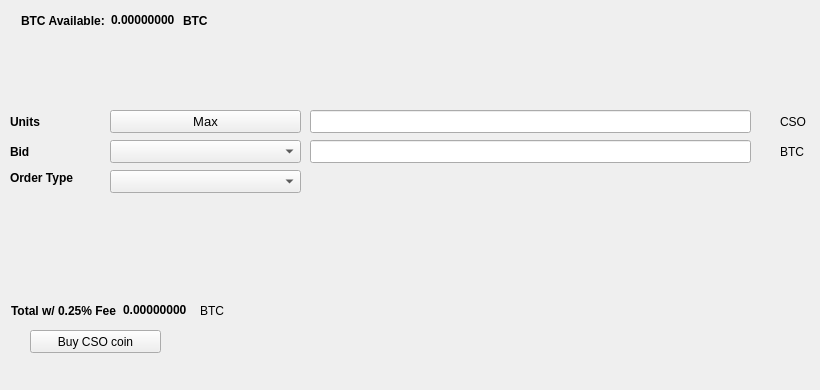
   <widget class="QWidget" name="BuyTab">
    <attribute name="title">
     <string>Buy</string>
    </attribute>
    <widget class="QPushButton" name="Buycsocoin">
     <property name="geometry">
      <rect>
       <x>30</x>
       <y>330</y>
       <width>131</width>
       <height>23</height>
      </rect>
     </property>
     <property name="text">
      <string>Buy CSO coin</string>
     </property>
     <property name="icon">
      <iconset resource="../csocoin.qrc">
       <normaloff>:/icons/bitcoin</normaloff>:/icons/bitcoin</iconset>
     </property>
    </widget>
    <widget class="QLabel" name="label_3">
     <property name="geometry">
      <rect>
       <x>10</x>
       <y>110</y>
       <width>46</width>
       <height>23</height>
      </rect>
     </property>
     <property name="font">
      <font>
       <weight>75</weight>
       <bold>true</bold>
      </font>
     </property>
     <property name="text">
      <string>Units</string>
     </property>
    </widget>
    <widget class="QLineEdit" name="UnitsInput">
     <property name="geometry">
      <rect>
       <x>310</x>
       <y>110</y>
       <width>441</width>
       <height>23</height>
      </rect>
     </property>
     <property name="font">
      <font>
       <pointsize>9</pointsize>
       <weight>75</weight>
       <bold>true</bold>
      </font>
     </property>
    </widget>
    <widget class="QLineEdit" name="BuyBidPriceEdit">
     <property name="geometry">
      <rect>
       <x>310</x>
       <y>140</y>
       <width>441</width>
       <height>23</height>
      </rect>
     </property>
     <property name="font">
      <font>
       <pointsize>9</pointsize>
       <weight>75</weight>
       <bold>true</bold>
      </font>
     </property>
    </widget>
    <widget class="QLabel" name="label_4">
     <property name="geometry">
      <rect>
       <x>780</x>
       <y>110</y>
       <width>31</width>
       <height>23</height>
      </rect>
     </property>
     <property name="text">
      <string>CSO</string>
     </property>
    </widget>
    <widget class="QLabel" name="label_5">
     <property name="geometry">
      <rect>
       <x>780</x>
       <y>140</y>
       <width>31</width>
       <height>23</height>
      </rect>
     </property>
     <property name="text">
      <string>BTC</string>
     </property>
    </widget>
    <widget class="QLabel" name="label_6">
     <property name="geometry">
      <rect>
       <x>10</x>
       <y>140</y>
       <width>46</width>
       <height>23</height>
      </rect>
     </property>
     <property name="font">
      <font>
       <weight>75</weight>
       <bold>true</bold>
      </font>
     </property>
     <property name="text">
      <string>Bid</string>
     </property>
    </widget>
    <widget class="QLabel" name="label_7">
     <property name="geometry">
      <rect>
       <x>10</x>
       <y>170</y>
       <width>91</width>
       <height>16</height>
      </rect>
     </property>
     <property name="font">
      <font>
       <weight>75</weight>
       <bold>true</bold>
      </font>
     </property>
     <property name="text">
      <string>Order Type</string>
     </property>
    </widget>
    <widget class="QPushButton" name="Buy_Max_Amount">
     <property name="geometry">
      <rect>
       <x>110</x>
       <y>110</y>
       <width>191</width>
       <height>23</height>
      </rect>
     </property>
     <property name="font">
      <font>
       <pointsize>10</pointsize>
      </font>
     </property>
     <property name="text">
      <string>Max</string>
     </property>
    </widget>
    <widget class="QComboBox" name="BuyBidcomboBox">
     <property name="geometry">
      <rect>
       <x>110</x>
       <y>140</y>
       <width>191</width>
       <height>23</height>
      </rect>
     </property>
     <property name="font">
      <font>
       <pointsize>10</pointsize>
      </font>
     </property>
    </widget>
    <widget class="QComboBox" name="buyOrdertypeCombo">
     <property name="geometry">
      <rect>
       <x>110</x>
       <y>170</y>
       <width>191</width>
       <height>23</height>
      </rect>
     </property>
     <property name="font">
      <font>
       <pointsize>10</pointsize>
      </font>
     </property>
    </widget>
    <widget class="QWidget" name="layoutWidget1">
     <property name="geometry">
      <rect>
       <x>21</x>
       <y>11</y>
       <width>227</width>
       <height>19</height>
      </rect>
     </property>
     <layout class="QHBoxLayout" name="horizontalLayout_3">
      <item>
       <widget class="QLabel" name="label232">
        <property name="font">
         <font>
          <weight>75</weight>
          <bold>true</bold>
         </font>
        </property>
        <property name="text">
         <string>BTC Available:</string>
        </property>
       </widget>
      </item>
      <item>
       <widget class="QLabel" name="BtcAvailableLbl">
        <property name="palette">
         <palette>
          <active>
           <colorrole role="WindowText">
            <brush brushstyle="SolidPattern">
             <color alpha="255">
              <red>0</red>
              <green>0</green>
              <blue>0</blue>
             </color>
            </brush>
           </colorrole>
           <colorrole role="Button">
            <brush brushstyle="SolidPattern">
             <color alpha="255">
              <red>0</red>
              <green>170</green>
              <blue>0</blue>
             </color>
            </brush>
           </colorrole>
           <colorrole role="Light">
            <brush brushstyle="SolidPattern">
             <color alpha="255">
              <red>0</red>
              <green>255</green>
              <blue>0</blue>
             </color>
            </brush>
           </colorrole>
           <colorrole role="Midlight">
            <brush brushstyle="SolidPattern">
             <color alpha="255">
              <red>0</red>
              <green>212</green>
              <blue>0</blue>
             </color>
            </brush>
           </colorrole>
           <colorrole role="Dark">
            <brush brushstyle="SolidPattern">
             <color alpha="255">
              <red>0</red>
              <green>85</green>
              <blue>0</blue>
             </color>
            </brush>
           </colorrole>
           <colorrole role="Mid">
            <brush brushstyle="SolidPattern">
             <color alpha="255">
              <red>0</red>
              <green>113</green>
              <blue>0</blue>
             </color>
            </brush>
           </colorrole>
           <colorrole role="Text">
            <brush brushstyle="SolidPattern">
             <color alpha="255">
              <red>0</red>
              <green>170</green>
              <blue>0</blue>
             </color>
            </brush>
           </colorrole>
           <colorrole role="BrightText">
            <brush brushstyle="SolidPattern">
             <color alpha="255">
              <red>255</red>
              <green>255</green>
              <blue>255</blue>
             </color>
            </brush>
           </colorrole>
           <colorrole role="ButtonText">
            <brush brushstyle="SolidPattern">
             <color alpha="255">
              <red>0</red>
              <green>0</green>
              <blue>0</blue>
             </color>
            </brush>
           </colorrole>
           <colorrole role="Base">
            <brush brushstyle="SolidPattern">
             <color alpha="255">
              <red>255</red>
              <green>255</green>
              <blue>255</blue>
             </color>
            </brush>
           </colorrole>
           <colorrole role="Window">
            <brush brushstyle="SolidPattern">
             <color alpha="255">
              <red>0</red>
              <green>170</green>
              <blue>0</blue>
             </color>
            </brush>
           </colorrole>
           <colorrole role="Shadow">
            <brush brushstyle="SolidPattern">
             <color alpha="255">
              <red>0</red>
              <green>0</green>
              <blue>0</blue>
             </color>
            </brush>
           </colorrole>
           <colorrole role="AlternateBase">
            <brush brushstyle="SolidPattern">
             <color alpha="255">
              <red>127</red>
              <green>212</green>
              <blue>127</blue>
             </color>
            </brush>
           </colorrole>
           <colorrole role="ToolTipBase">
            <brush brushstyle="SolidPattern">
             <color alpha="255">
              <red>255</red>
              <green>255</green>
              <blue>220</blue>
             </color>
            </brush>
           </colorrole>
           <colorrole role="ToolTipText">
            <brush brushstyle="SolidPattern">
             <color alpha="255">
              <red>0</red>
              <green>0</green>
              <blue>0</blue>
             </color>
            </brush>
           </colorrole>
          </active>
          <inactive>
           <colorrole role="WindowText">
            <brush brushstyle="SolidPattern">
             <color alpha="255">
              <red>0</red>
              <green>0</green>
              <blue>0</blue>
             </color>
            </brush>
           </colorrole>
           <colorrole role="Button">
            <brush brushstyle="SolidPattern">
             <color alpha="255">
              <red>0</red>
              <green>170</green>
              <blue>0</blue>
             </color>
            </brush>
           </colorrole>
           <colorrole role="Light">
            <brush brushstyle="SolidPattern">
             <color alpha="255">
              <red>0</red>
              <green>255</green>
              <blue>0</blue>
             </color>
            </brush>
           </colorrole>
           <colorrole role="Midlight">
            <brush brushstyle="SolidPattern">
             <color alpha="255">
              <red>0</red>
              <green>212</green>
              <blue>0</blue>
             </color>
            </brush>
           </colorrole>
           <colorrole role="Dark">
            <brush brushstyle="SolidPattern">
             <color alpha="255">
              <red>0</red>
              <green>85</green>
              <blue>0</blue>
             </color>
            </brush>
           </colorrole>
           <colorrole role="Mid">
            <brush brushstyle="SolidPattern">
             <color alpha="255">
              <red>0</red>
              <green>113</green>
              <blue>0</blue>
             </color>
            </brush>
           </colorrole>
           <colorrole role="Text">
            <brush brushstyle="SolidPattern">
             <color alpha="255">
              <red>0</red>
              <green>170</green>
              <blue>0</blue>
             </color>
            </brush>
           </colorrole>
           <colorrole role="BrightText">
            <brush brushstyle="SolidPattern">
             <color alpha="255">
              <red>255</red>
              <green>255</green>
              <blue>255</blue>
             </color>
            </brush>
           </colorrole>
           <colorrole role="ButtonText">
            <brush brushstyle="SolidPattern">
             <color alpha="255">
              <red>0</red>
              <green>0</green>
              <blue>0</blue>
             </color>
            </brush>
           </colorrole>
           <colorrole role="Base">
            <brush brushstyle="SolidPattern">
             <color alpha="255">
              <red>255</red>
              <green>255</green>
              <blue>255</blue>
             </color>
            </brush>
           </colorrole>
           <colorrole role="Window">
            <brush brushstyle="SolidPattern">
             <color alpha="255">
              <red>0</red>
              <green>170</green>
              <blue>0</blue>
             </color>
            </brush>
           </colorrole>
           <colorrole role="Shadow">
            <brush brushstyle="SolidPattern">
             <color alpha="255">
              <red>0</red>
              <green>0</green>
              <blue>0</blue>
             </color>
            </brush>
           </colorrole>
           <colorrole role="AlternateBase">
            <brush brushstyle="SolidPattern">
             <color alpha="255">
              <red>127</red>
              <green>212</green>
              <blue>127</blue>
             </color>
            </brush>
           </colorrole>
           <colorrole role="ToolTipBase">
            <brush brushstyle="SolidPattern">
             <color alpha="255">
              <red>255</red>
              <green>255</green>
              <blue>220</blue>
             </color>
            </brush>
           </colorrole>
           <colorrole role="ToolTipText">
            <brush brushstyle="SolidPattern">
             <color alpha="255">
              <red>0</red>
              <green>0</green>
              <blue>0</blue>
             </color>
            </brush>
           </colorrole>
          </inactive>
          <disabled>
           <colorrole role="WindowText">
            <brush brushstyle="SolidPattern">
             <color alpha="255">
              <red>0</red>
              <green>85</green>
              <blue>0</blue>
             </color>
            </brush>
           </colorrole>
           <colorrole role="Button">
            <brush brushstyle="SolidPattern">
             <color alpha="255">
              <red>0</red>
              <green>170</green>
              <blue>0</blue>
             </color>
            </brush>
           </colorrole>
           <colorrole role="Light">
            <brush brushstyle="SolidPattern">
             <color alpha="255">
              <red>0</red>
              <green>255</green>
              <blue>0</blue>
             </color>
            </brush>
           </colorrole>
           <colorrole role="Midlight">
            <brush brushstyle="SolidPattern">
             <color alpha="255">
              <red>0</red>
              <green>212</green>
              <blue>0</blue>
             </color>
            </brush>
           </colorrole>
           <colorrole role="Dark">
            <brush brushstyle="SolidPattern">
             <color alpha="255">
              <red>0</red>
              <green>85</green>
              <blue>0</blue>
             </color>
            </brush>
           </colorrole>
           <colorrole role="Mid">
            <brush brushstyle="SolidPattern">
             <color alpha="255">
              <red>0</red>
              <green>113</green>
              <blue>0</blue>
             </color>
            </brush>
           </colorrole>
           <colorrole role="Text">
            <brush brushstyle="SolidPattern">
             <color alpha="255">
              <red>0</red>
              <green>85</green>
              <blue>0</blue>
             </color>
            </brush>
           </colorrole>
           <colorrole role="BrightText">
            <brush brushstyle="SolidPattern">
             <color alpha="255">
              <red>255</red>
              <green>255</green>
              <blue>255</blue>
             </color>
            </brush>
           </colorrole>
           <colorrole role="ButtonText">
            <brush brushstyle="SolidPattern">
             <color alpha="255">
              <red>0</red>
              <green>85</green>
              <blue>0</blue>
             </color>
            </brush>
           </colorrole>
           <colorrole role="Base">
            <brush brushstyle="SolidPattern">
             <color alpha="255">
              <red>0</red>
              <green>170</green>
              <blue>0</blue>
             </color>
            </brush>
           </colorrole>
           <colorrole role="Window">
            <brush brushstyle="SolidPattern">
             <color alpha="255">
              <red>0</red>
              <green>170</green>
              <blue>0</blue>
             </color>
            </brush>
           </colorrole>
           <colorrole role="Shadow">
            <brush brushstyle="SolidPattern">
             <color alpha="255">
              <red>0</red>
              <green>0</green>
              <blue>0</blue>
             </color>
            </brush>
           </colorrole>
           <colorrole role="AlternateBase">
            <brush brushstyle="SolidPattern">
             <color alpha="255">
              <red>0</red>
              <green>170</green>
              <blue>0</blue>
             </color>
            </brush>
           </colorrole>
           <colorrole role="ToolTipBase">
            <brush brushstyle="SolidPattern">
             <color alpha="255">
              <red>255</red>
              <green>255</green>
              <blue>220</blue>
             </color>
            </brush>
           </colorrole>
           <colorrole role="ToolTipText">
            <brush brushstyle="SolidPattern">
             <color alpha="255">
              <red>0</red>
              <green>0</green>
              <blue>0</blue>
             </color>
            </brush>
           </colorrole>
          </disabled>
         </palette>
        </property>
        <property name="font">
         <font>
          <weight>75</weight>
          <bold>true</bold>
         </font>
        </property>
        <property name="text">
         <string>0.00000000</string>
        </property>
        <property name="textInteractionFlags">
         <set>Qt::LinksAccessibleByMouse|Qt::TextSelectableByKeyboard|Qt::TextSelectableByMouse</set>
        </property>
       </widget>
      </item>
      <item>
       <widget class="QLabel" name="BtcAvailableLbl_2">
        <property name="font">
         <font>
          <weight>75</weight>
          <bold>true</bold>
         </font>
        </property>
        <property name="text">
         <string>BTC</string>
        </property>
       </widget>
      </item>
     </layout>
    </widget>
    <widget class="QWidget" name="layoutWidge2">
     <property name="geometry">
      <rect>
       <x>11</x>
       <y>301</y>
       <width>259</width>
       <height>19</height>
      </rect>
     </property>
     <layout class="QHBoxLayout" name="horizontalLayout_4">
      <item>
       <widget class="QLabel" name="label_9">
        <property name="font">
         <font>
          <weight>75</weight>
          <bold>true</bold>
         </font>
        </property>
        <property name="text">
         <string>Total w/ 0.25% Fee</string>
        </property>
       </widget>
      </item>
      <item>
       <widget class="QLabel" name="BuyCostLabel">
        <property name="palette">
         <palette>
          <active>
           <colorrole role="WindowText">
            <brush brushstyle="SolidPattern">
             <color alpha="255">
              <red>0</red>
              <green>0</green>
              <blue>0</blue>
             </color>
            </brush>
           </colorrole>
           <colorrole role="Button">
            <brush brushstyle="SolidPattern">
             <color alpha="255">
              <red>0</red>
              <green>170</green>
              <blue>0</blue>
             </color>
            </brush>
           </colorrole>
           <colorrole role="Light">
            <brush brushstyle="SolidPattern">
             <color alpha="255">
              <red>0</red>
              <green>255</green>
              <blue>0</blue>
             </color>
            </brush>
           </colorrole>
           <colorrole role="Midlight">
            <brush brushstyle="SolidPattern">
             <color alpha="255">
              <red>0</red>
              <green>212</green>
              <blue>0</blue>
             </color>
            </brush>
           </colorrole>
           <colorrole role="Dark">
            <brush brushstyle="SolidPattern">
             <color alpha="255">
              <red>0</red>
              <green>85</green>
              <blue>0</blue>
             </color>
            </brush>
           </colorrole>
           <colorrole role="Mid">
            <brush brushstyle="SolidPattern">
             <color alpha="255">
              <red>0</red>
              <green>113</green>
              <blue>0</blue>
             </color>
            </brush>
           </colorrole>
           <colorrole role="Text">
            <brush brushstyle="SolidPattern">
             <color alpha="255">
              <red>0</red>
              <green>170</green>
              <blue>0</blue>
             </color>
            </brush>
           </colorrole>
           <colorrole role="BrightText">
            <brush brushstyle="SolidPattern">
             <color alpha="255">
              <red>255</red>
              <green>255</green>
              <blue>255</blue>
             </color>
            </brush>
           </colorrole>
           <colorrole role="ButtonText">
            <brush brushstyle="SolidPattern">
             <color alpha="255">
              <red>0</red>
              <green>0</green>
              <blue>0</blue>
             </color>
            </brush>
           </colorrole>
           <colorrole role="Base">
            <brush brushstyle="SolidPattern">
             <color alpha="255">
              <red>255</red>
              <green>255</green>
              <blue>255</blue>
             </color>
            </brush>
           </colorrole>
           <colorrole role="Window">
            <brush brushstyle="SolidPattern">
             <color alpha="255">
              <red>0</red>
              <green>170</green>
              <blue>0</blue>
             </color>
            </brush>
           </colorrole>
           <colorrole role="Shadow">
            <brush brushstyle="SolidPattern">
             <color alpha="255">
              <red>0</red>
              <green>0</green>
              <blue>0</blue>
             </color>
            </brush>
           </colorrole>
           <colorrole role="AlternateBase">
            <brush brushstyle="SolidPattern">
             <color alpha="255">
              <red>127</red>
              <green>212</green>
              <blue>127</blue>
             </color>
            </brush>
           </colorrole>
           <colorrole role="ToolTipBase">
            <brush brushstyle="SolidPattern">
             <color alpha="255">
              <red>255</red>
              <green>255</green>
              <blue>220</blue>
             </color>
            </brush>
           </colorrole>
           <colorrole role="ToolTipText">
            <brush brushstyle="SolidPattern">
             <color alpha="255">
              <red>0</red>
              <green>0</green>
              <blue>0</blue>
             </color>
            </brush>
           </colorrole>
          </active>
          <inactive>
           <colorrole role="WindowText">
            <brush brushstyle="SolidPattern">
             <color alpha="255">
              <red>0</red>
              <green>0</green>
              <blue>0</blue>
             </color>
            </brush>
           </colorrole>
           <colorrole role="Button">
            <brush brushstyle="SolidPattern">
             <color alpha="255">
              <red>0</red>
              <green>170</green>
              <blue>0</blue>
             </color>
            </brush>
           </colorrole>
           <colorrole role="Light">
            <brush brushstyle="SolidPattern">
             <color alpha="255">
              <red>0</red>
              <green>255</green>
              <blue>0</blue>
             </color>
            </brush>
           </colorrole>
           <colorrole role="Midlight">
            <brush brushstyle="SolidPattern">
             <color alpha="255">
              <red>0</red>
              <green>212</green>
              <blue>0</blue>
             </color>
            </brush>
           </colorrole>
           <colorrole role="Dark">
            <brush brushstyle="SolidPattern">
             <color alpha="255">
              <red>0</red>
              <green>85</green>
              <blue>0</blue>
             </color>
            </brush>
           </colorrole>
           <colorrole role="Mid">
            <brush brushstyle="SolidPattern">
             <color alpha="255">
              <red>0</red>
              <green>113</green>
              <blue>0</blue>
             </color>
            </brush>
           </colorrole>
           <colorrole role="Text">
            <brush brushstyle="SolidPattern">
             <color alpha="255">
              <red>0</red>
              <green>170</green>
              <blue>0</blue>
             </color>
            </brush>
           </colorrole>
           <colorrole role="BrightText">
            <brush brushstyle="SolidPattern">
             <color alpha="255">
              <red>255</red>
              <green>255</green>
              <blue>255</blue>
             </color>
            </brush>
           </colorrole>
           <colorrole role="ButtonText">
            <brush brushstyle="SolidPattern">
             <color alpha="255">
              <red>0</red>
              <green>0</green>
              <blue>0</blue>
             </color>
            </brush>
           </colorrole>
           <colorrole role="Base">
            <brush brushstyle="SolidPattern">
             <color alpha="255">
              <red>255</red>
              <green>255</green>
              <blue>255</blue>
             </color>
            </brush>
           </colorrole>
           <colorrole role="Window">
            <brush brushstyle="SolidPattern">
             <color alpha="255">
              <red>0</red>
              <green>170</green>
              <blue>0</blue>
             </color>
            </brush>
           </colorrole>
           <colorrole role="Shadow">
            <brush brushstyle="SolidPattern">
             <color alpha="255">
              <red>0</red>
              <green>0</green>
              <blue>0</blue>
             </color>
            </brush>
           </colorrole>
           <colorrole role="AlternateBase">
            <brush brushstyle="SolidPattern">
             <color alpha="255">
              <red>127</red>
              <green>212</green>
              <blue>127</blue>
             </color>
            </brush>
           </colorrole>
           <colorrole role="ToolTipBase">
            <brush brushstyle="SolidPattern">
             <color alpha="255">
              <red>255</red>
              <green>255</green>
              <blue>220</blue>
             </color>
            </brush>
           </colorrole>
           <colorrole role="ToolTipText">
            <brush brushstyle="SolidPattern">
             <color alpha="255">
              <red>0</red>
              <green>0</green>
              <blue>0</blue>
             </color>
            </brush>
           </colorrole>
          </inactive>
          <disabled>
           <colorrole role="WindowText">
            <brush brushstyle="SolidPattern">
             <color alpha="255">
              <red>0</red>
              <green>85</green>
              <blue>0</blue>
             </color>
            </brush>
           </colorrole>
           <colorrole role="Button">
            <brush brushstyle="SolidPattern">
             <color alpha="255">
              <red>0</red>
              <green>170</green>
              <blue>0</blue>
             </color>
            </brush>
           </colorrole>
           <colorrole role="Light">
            <brush brushstyle="SolidPattern">
             <color alpha="255">
              <red>0</red>
              <green>255</green>
              <blue>0</blue>
             </color>
            </brush>
           </colorrole>
           <colorrole role="Midlight">
            <brush brushstyle="SolidPattern">
             <color alpha="255">
              <red>0</red>
              <green>212</green>
              <blue>0</blue>
             </color>
            </brush>
           </colorrole>
           <colorrole role="Dark">
            <brush brushstyle="SolidPattern">
             <color alpha="255">
              <red>0</red>
              <green>85</green>
              <blue>0</blue>
             </color>
            </brush>
           </colorrole>
           <colorrole role="Mid">
            <brush brushstyle="SolidPattern">
             <color alpha="255">
              <red>0</red>
              <green>113</green>
              <blue>0</blue>
             </color>
            </brush>
           </colorrole>
           <colorrole role="Text">
            <brush brushstyle="SolidPattern">
             <color alpha="255">
              <red>0</red>
              <green>85</green>
              <blue>0</blue>
             </color>
            </brush>
           </colorrole>
           <colorrole role="BrightText">
            <brush brushstyle="SolidPattern">
             <color alpha="255">
              <red>255</red>
              <green>255</green>
              <blue>255</blue>
             </color>
            </brush>
           </colorrole>
           <colorrole role="ButtonText">
            <brush brushstyle="SolidPattern">
             <color alpha="255">
              <red>0</red>
              <green>85</green>
              <blue>0</blue>
             </color>
            </brush>
           </colorrole>
           <colorrole role="Base">
            <brush brushstyle="SolidPattern">
             <color alpha="255">
              <red>0</red>
              <green>170</green>
              <blue>0</blue>
             </color>
            </brush>
           </colorrole>
           <colorrole role="Window">
            <brush brushstyle="SolidPattern">
             <color alpha="255">
              <red>0</red>
              <green>170</green>
              <blue>0</blue>
             </color>
            </brush>
           </colorrole>
           <colorrole role="Shadow">
            <brush brushstyle="SolidPattern">
             <color alpha="255">
              <red>0</red>
              <green>0</green>
              <blue>0</blue>
             </color>
            </brush>
           </colorrole>
           <colorrole role="AlternateBase">
            <brush brushstyle="SolidPattern">
             <color alpha="255">
              <red>0</red>
              <green>170</green>
              <blue>0</blue>
             </color>
            </brush>
           </colorrole>
           <colorrole role="ToolTipBase">
            <brush brushstyle="SolidPattern">
             <color alpha="255">
              <red>255</red>
              <green>255</green>
              <blue>220</blue>
             </color>
            </brush>
           </colorrole>
           <colorrole role="ToolTipText">
            <brush brushstyle="SolidPattern">
             <color alpha="255">
              <red>0</red>
              <green>0</green>
              <blue>0</blue>
             </color>
            </brush>
           </colorrole>
          </disabled>
         </palette>
        </property>
        <property name="font">
         <font>
          <weight>75</weight>
          <bold>true</bold>
         </font>
        </property>
        <property name="autoFillBackground">
         <bool>false</bool>
        </property>
        <property name="text">
         <string>0.00000000</string>
        </property>
        <property name="textInteractionFlags">
         <set>Qt::LinksAccessibleByMouse|Qt::TextSelectableByMouse</set>
        </property>
       </widget>
      </item>
      <item>
       <widget class="QLabel" name="label_10">
        <property name="font">
         <font>
          <weight>50</weight>
          <bold>false</bold>
         </font>
        </property>
        <property name="text">
         <string>BTC</string>
        </property>
       </widget>
      </item>
     </layout>
    </widget>
    <widget class="QLabel" name="label_24">
     <property name="geometry">
      <rect>
       <x>460</x>
       <y>300</y>
       <width>281</width>
       <height>81</height>
      </rect>
     </property>
     <property name="text">
      <string/>
     </property>
     <property name="pixmap">
      <pixmap>:/images/bittrex</pixmap>
     </property>
    </widget>
   </widget>
